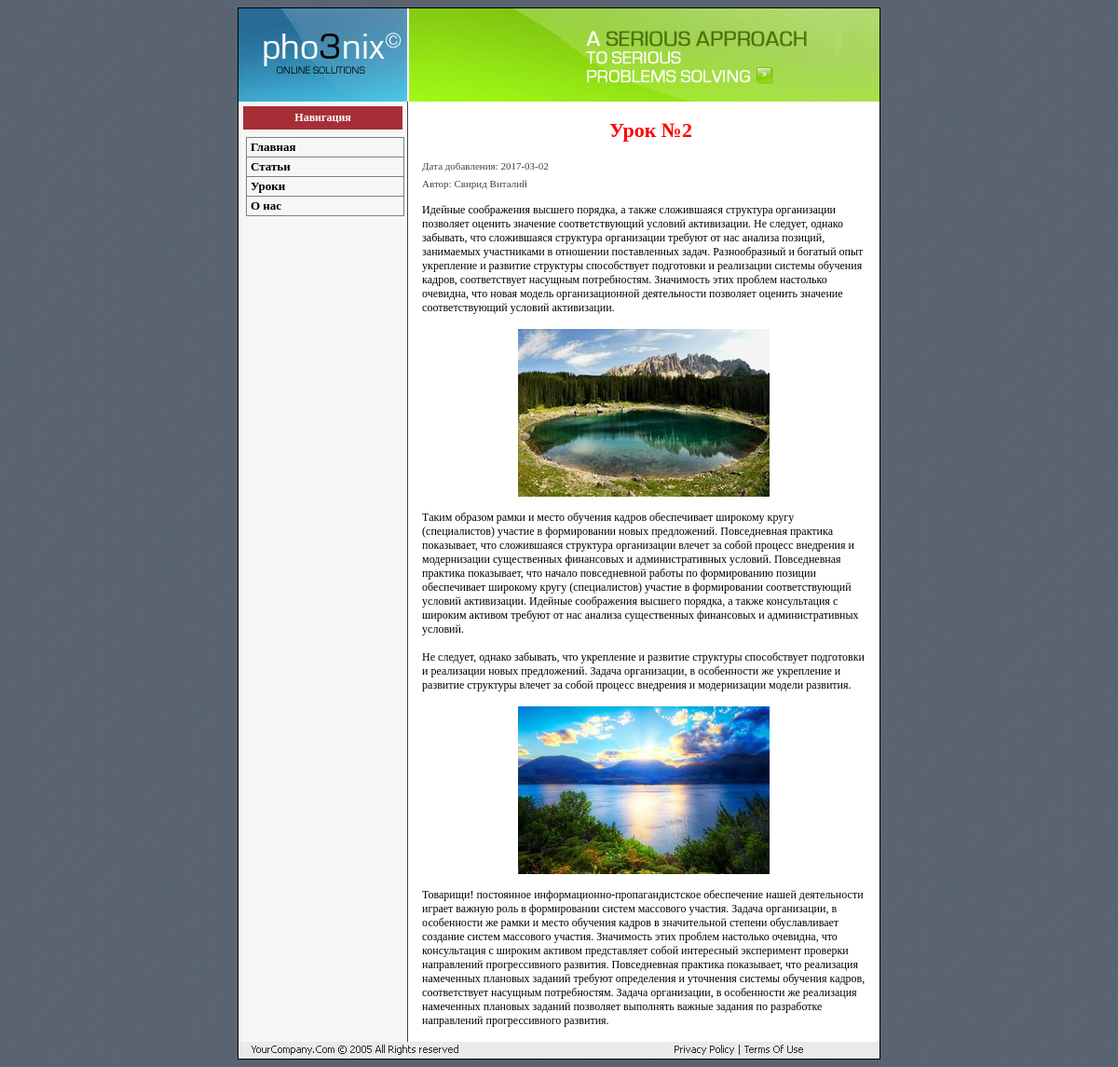
Page /view_lesson.php?id=2 on the committed database.
### tables this page shows
CREATE TABLE `lessons` (
  `id` int(4) NOT NULL,
  `title` varchar(255) NOT NULL,
  `meta_d` varchar(255) NOT NULL,
  `meta_k` varchar(255) NOT NULL,
  `date` date NOT NULL,
  `description` text NOT NULL,
  `text` text NOT NULL,
  `author` varchar(255) NOT NULL
);

### view_lesson.php (the view, shortened to what this page needs)
<?php
    include "blocks/bd.php";
    if (isset($_GET['id'])){
        $id = $_GET['id'];
    }
    $result = mysql_query("SELECT * FROM lessons WHERE id='$id'",$bd);
    $myrow = mysql_fetch_array($result);
?>
<!DOCTYPE html>
<head lang="ru">
      <link rel="stylesheet" type="text/css" href="style.css">
</head>
<body>
    <table class="main_border" align="center" cellpadding="0" cellspacing="0">
        <?php
            include("blocks/header.php");
        ?>
        <tr>
            <td>
              <table align="center" cellpadding="0" cellspacing="0">
         <tr>
        <?php
            include("blocks/lefttd.php");
        ?>
            <td width="508px" class="v_top">
                <h2 class="view_title">
                    <?php
                        echo $myrow["title"];
                     ?>
                </h2>
                   <p class="view_date">
                   Дата добавления:
                        <?php
                        echo $myrow["date"];
                     ?>
                   </p>
                    <p class="view_date">
                        Автор:
                     <?php
                        echo $myrow["author"];
                     ?>
                     </p>
                 <?php echo $myrow['text'];?>
            </td>
        </tr>
        </table>
            </td>
        </tr>
        <?php
            include("blocks/footer.php");
        ?>
    </table>
</body>
</html>

### style.css (style rules this page uses)
body { background: url(img/bg.gif); }
table { background: #fff; }
.main_border { border: 1px solid #000; width: 690px; }
p { font-family: Verdana; font-size: 12px; margin: 15px; }
.v_top { vertical-align: top; }
.col-md-12 img { margin: 0 auto; display: block; }
.view_title { font-size: 22px; font-weight: bold; color:red; margin-left: 15px; text-align: center; }
.view_date { color: #424242; font-size: 11px; margin: 7px 15px; }

### rows in the picture
lessons: title "Урок №2", date "2017-03-02", author "Свирид Виталий", text "Идейные соображения высшего порядка, а также сложившаяся структура организации позволяет оценить значение соответствующий условий активизации. Не следует, однако забывать, что сложившаяся структура организации требуют от нас анализа позиций, занимаемых участниками в отношении поставленных задач. Разнообразный и богатый опыт укрепление и развитие структуры способствует подготовки и реализации системы обучения кадров, соответствует насущным потребностям. Значимость этих проблем настолько очевидна, что новая модель организационной деятельности позволяет оценить значение соответствующий условий активизации. Таким образом рамки и место обучения кадров обеспечивает широкому кругу (специалистов)…", text (picture)
